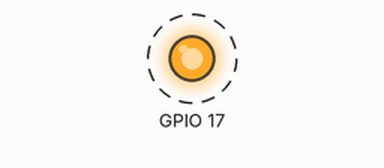
Simulated run of this program. Board: Raspberry Pi (BCM pin numbers). On the bench: output pins drawn as LEDs (lit = HIGH). Dashed ring = blinking.

Above: at 0.5 s.
Timing chart, 0 to 4.6 s (numbered marks = the images above):
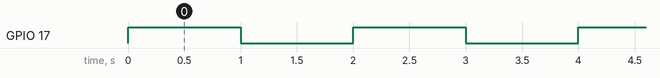

The program:

led_blink.py
```python
#Raspberry Pi GPIO led blink
#flashes led for 1 second
#B17 -> led -> 200 ohm resistor -> ground

import RPi.GPIO as GPIO
import time

def setup():
    GPIO.setmode(GPIO.BCM) #pins identified by BCM numbering system
    GPIO.setup(17, GPIO.OUT, initial=GPIO.LOW) #led starts as off

def main():
    while True:
        GPIO.output(17, GPIO.HIGH) #led on
        time.sleep(1)

        GPIO.output(17, GPIO.LOW) #led off
        time.sleep(1)

try:
    setup()
    main()

finally: #before quitting due to error
    print("exiting")
    GPIO.cleanup() #undo pin asignments
```

Measured:
- by itself, GPIO 17: alternates HIGH for 1.0 s and LOW for 1.0 s
